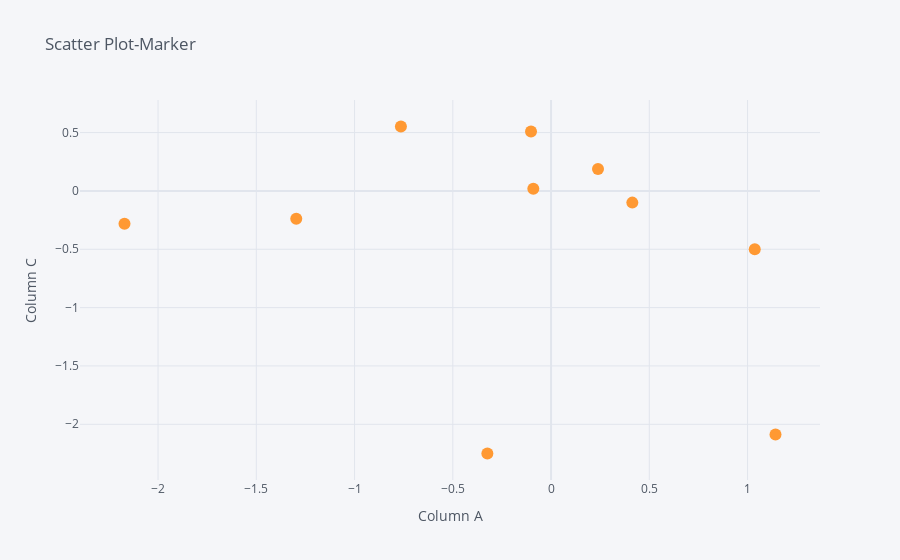

Notebook source saved alongside this figure:
### Code cell
dataset1.iplot(kind='scatter',x='A',y='C',mode='markers',xTitle='Column A',yTitle='Column C',title="Scatter Plot-Marker")

### Figure 1 — Plotly figure (JSON) as saved in the notebook; plotly's stock layout.template omitted (floating-point values rounded to 4 significant figures)
{"data": [{"line": {"color": "rgba(255, 153, 51, 1.0)", "dash": "solid", "shape": "linear", "width": 1.3}, "marker": {"size": 12, "symbol": "circle"}, "mode": "markers", "name": "C", "text": "", "type": "scatter", "x": [0.2389, -2.171, -0.3241, -0.102, 1.037, 1.142, 0.4136, -0.7641, -0.0903, -1.297], "y": [0.1875, -0.281, -2.25, 0.5092, -0.4994, -2.088, -0.1001, 0.5523, 0.01915, -0.2391]}], "layout": {"autosize": true, "legend": {"bgcolor": "#F5F6F9", "font": {"color": "#4D5663"}}, "paper_bgcolor": "#F5F6F9", "plot_bgcolor": "#F5F6F9", "title": {"font": {"color": "#4D5663"}, "text": "Scatter Plot-Marker"}, "xaxis": {"autorange": true, "gridcolor": "#E1E5ED", "range": [-2.388, 1.359], "showgrid": true, "tickfont": {"color": "#4D5663"}, "title": {"font": {"color": "#4D5663"}, "text": "Column A"}, "type": "linear", "zerolinecolor": "#E1E5ED"}, "yaxis": {"autorange": true, "gridcolor": "#E1E5ED", "range": [-2.565, 0.8669], "showgrid": true, "tickfont": {"color": "#4D5663"}, "title": {"font": {"color": "#4D5663"}, "text": "Column C"}, "type": "linear", "zerolinecolor": "#E1E5ED"}}}
